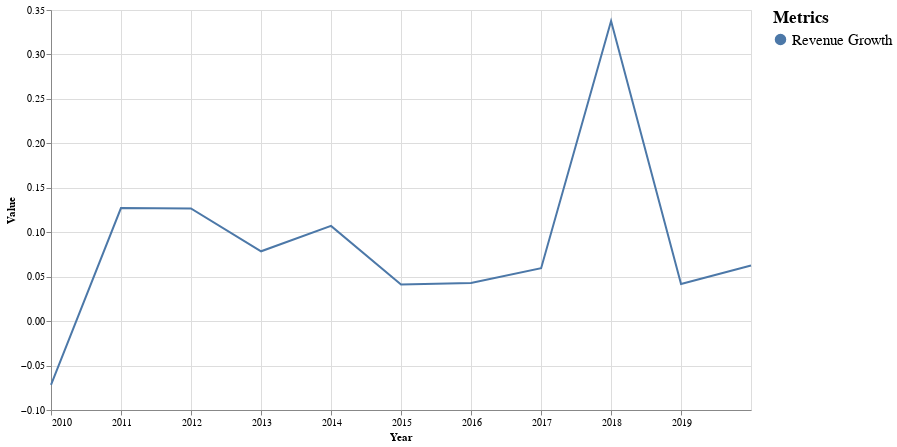

The notebook cell saved with this chart:
### Markdown cell above
### Revenue Growth & Change in Growth

### Code cell
make_multi_LineGraph(revs_gg, False)

### Figure 1 — Vega-Lite specification as saved in the notebook (floating-point values rounded to 4 significant figures)
{"config": {"view": {"continuousWidth": 400, "continuousHeight": 300}}, "layer": [{"mark": "line", "encoding": {"color": {"type": "nominal", "field": "Metric", "legend": {"labelFontSize": 15, "title": "Metrics", "titleFontSize": 17}, "scale": {"scheme": "tableau20"}}, "x": {"type": "temporal", "field": "Year"}, "y": {"type": "quantitative", "field": "Value", "scale": {"type": "linear"}}}}, {"mark": {"type": "rule", "color": "#aaa"}, "encoding": {"x": {"type": "temporal", "field": "Year"}}, "transform": [{"filter": {"selection": "selector064"}}]}, {"mark": "circle", "encoding": {"color": {"type": "nominal", "field": "Metric", "legend": {"labelFontSize": 15, "title": "Metrics", "titleFontSize": 17}, "scale": {"scheme": "tableau20"}}, "opacity": {"condition": {"value": 1, "selection": "selector064"}, "value": 0}, "x": {"type": "temporal", "field": "Year"}, "y": {"type": "quantitative", "field": "Value", "scale": {"type": "linear"}}}, "selection": {"selector064": {"type": "multi", "fields": ["Metric"], "bind": "legend", "on": "mouseover", "nearest": true, "empty": "none"}}}, {"mark": {"type": "text", "align": "left", "dx": 5, "dy": -5, "stroke": "white", "strokeWidth": 2}, "encoding": {"color": {"type": "nominal", "field": "Metric", "legend": {"labelFontSize": 15, "title": "Metrics", "titleFontSize": 17}, "scale": {"scheme": "tableau20"}}, "text": {"type": "quantitative", "field": "Value"}, "x": {"type": "temporal", "field": "Year"}, "y": {"type": "quantitative", "field": "Value", "scale": {"type": "linear"}}}, "transform": [{"filter": {"selection": "selector064"}}]}, {"mark": {"type": "text", "align": "left", "dx": 5, "dy": -5}, "encoding": {"color": {"type": "nominal", "field": "Metric", "legend": {"labelFontSize": 15, "title": "Metrics", "titleFontSize": 17}, "scale": {"scheme": "tableau20"}}, "text": {"type": "quantitative", "field": "Value"}, "x": {"type": "temporal", "field": "Year"}, "y": {"type": "quantitative", "field": "Value", "scale": {"type": "linear"}}}, "transform": [{"filter": {"selection": "selector064"}}]}], "data": {"name": "data-7343317e1b2981bc613793f769847cd9"}, "height": 400, "width": 700, "$schema": "https://vega.github.io/schema/vega-lite/v4.8.1.json", "datasets": {"data-7343317e1b2981bc613793f769847cd9": [{"Year": "2019-12-31", "Metric": "Revenue Growth", "Value": 0.06256}, {"Year": "2018-12-31", "Metric": "Revenue Growth", "Value": 0.04172}, {"Year": "2017-12-31", "Metric": "Revenue Growth", "Value": 0.3375}, {"Year": "2016-12-31", "Metric": "Revenue Growth", "Value": 0.05949}, {"Year": "2015-12-31", "Metric": "Revenue Growth", "Value": 0.04285}, {"Year": "2014-12-31", "Metric": "Revenue Growth", "Value": 0.04112}, {"Year": "2013-12-31", "Metric": "Revenue Growth", "Value": 0.1072}, {"Year": "2012-12-31", "Metric": "Revenue Growth", "Value": 0.07856}, {"Year": "2011-12-31", "Metric": "Revenue Growth", "Value": 0.1267}, {"Year": "2010-12-31", "Metric": "Revenue Growth", "Value": 0.1272}, {"Year": "2009-12-31", "Metric": "Revenue Growth", "Value": -0.0718}]}}
